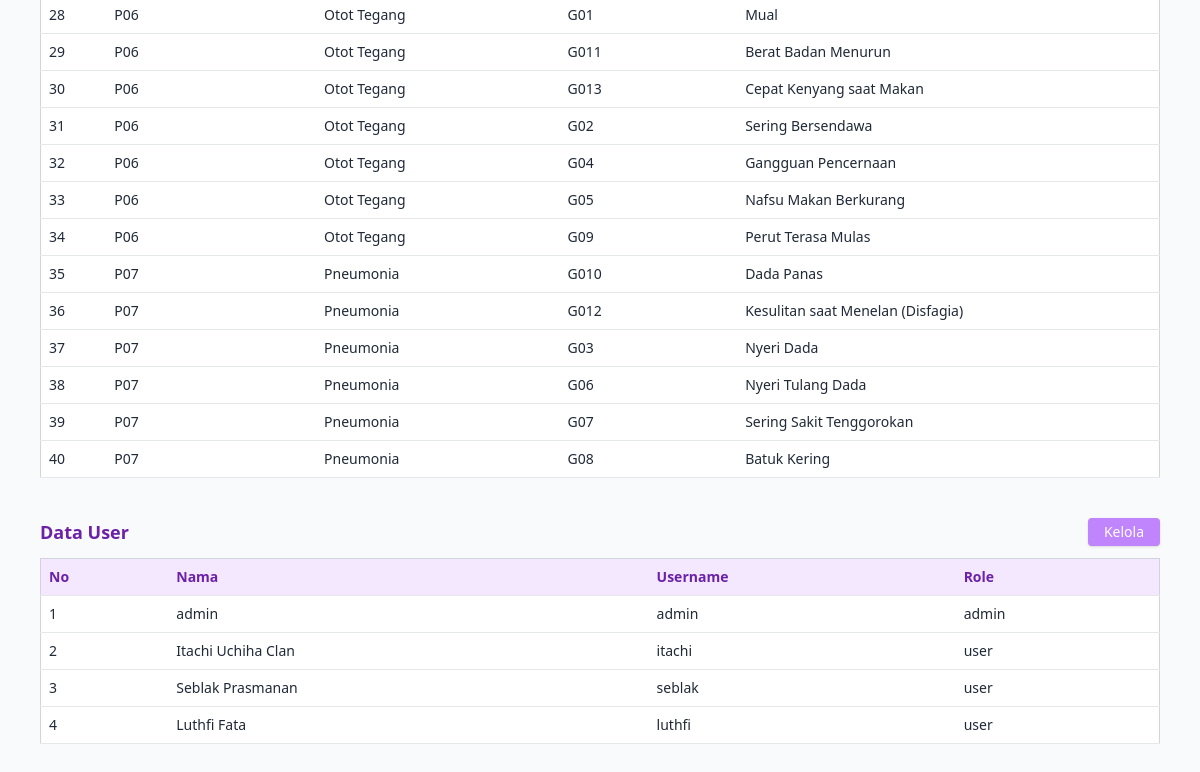
Page /Admin/dashboard_admin.php (signed in, lower part) on the earlier database version.
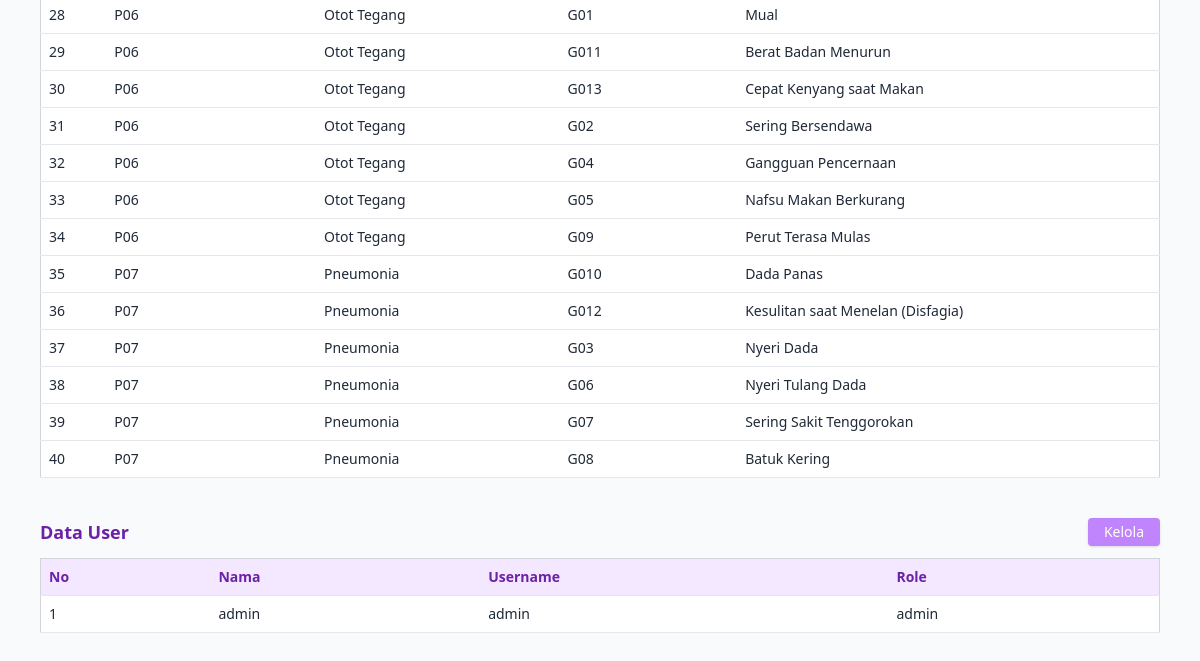
Same page on the later database version.
### tables this page shows
CREATE TABLE `penyakit_gejala` (
  `id` int NOT NULL,
  `kode_penyakit` varchar(10) DEFAULT NULL,
  `kode_gejala` varchar(10) DEFAULT NULL
);

CREATE TABLE `penyakit` (
  `kode_penyakit` varchar(10) NOT NULL,
  `nama_penyakit` varchar(100) NOT NULL,
  `deskripsi` text,
  `solusi` text
);

CREATE TABLE `gejala` (
  `kode_gejala` varchar(10) NOT NULL,
  `nama_gejala` varchar(255) NOT NULL
);

CREATE TABLE `user` (
  `id_user` int NOT NULL,
  `nama` varchar(100) NOT NULL,
  `username` varchar(50) NOT NULL,
  `password` varchar(255) NOT NULL,
  `role` enum('admin','user') NOT NULL
);

### Admin/dashboard_admin.php (the view, shortened to what this page needs)
<?php
    include '../Auth/connect.php';
    $gejala = [];
    $resultGejala = $conn->query("SELECT * FROM gejala ORDER BY kode_gejala ASC");
    while ($row = $resultGejala->fetch_assoc()) {
        $gejala[] = $row;
    }
    $resultUser = $conn->query("SELECT * FROM user ORDER BY id_user ASC");
    $penyakitGejala = [];
    $resultPenyakitGejala = $conn->query("
        SELECT
            pg.id,
            pg.kode_penyakit,
            pg.kode_gejala,
            p.nama_penyakit,
            g.nama_gejala
        FROM penyakit_gejala pg
        LEFT JOIN penyakit p ON pg.kode_penyakit = p.kode_penyakit
        LEFT JOIN gejala g ON pg.kode_gejala = g.kode_gejala
        ORDER BY pg.kode_penyakit ASC, pg.kode_gejala ASC
    ");
    while ($row = $resultPenyakitGejala->fetch_assoc()) {
        $penyakitGejala[] = $row;
    }
?>
<!DOCTYPE html>
<html lang="id">
    <head>
        <script src="https://cdn.tailwindcss.com"></script>
    </head>
    <body class="bg-gray-50 text-gray-800">
        <div class="max-w-6xl mx-auto px-4 py-6">
            <?php
            function render_section($title, $data, $headers, $link, $columns) {
                echo '
                <div class="mb-10">
                    <div class="flex items-center justify-between mb-3">
                        <h2 class="text-lg font-bold text-purple-800">' . $title . '</h2>
                        <a href="' . $link . '" class="bg-purple-400 hover:bg-purple-500 text-white px-4 py-1 rounded shadow text-sm">Kelola</a>
                    </div>
                    <div class="overflow-x-auto">
                        <table class="min-w-full bg-white border border-gray-300 shadow-sm rounded">
                            <thead class="bg-purple-100 text-purple-800">
                                <tr>';
                foreach ($headers as $head) {
                    echo '<th class="p-2 border-b text-left text-sm">' . $head . '</th>';
                }
                echo '</tr></thead><tbody>';
                foreach ($data as $i => $row) {
                    echo '<tr class="hover:bg-purple-50">';
                    echo '<td class="p-2 border-b text-sm">' . ($i + 1) . '</td>';
                    foreach ($columns as $col) {
                        echo '<td class="p-2 border-b text-sm">' . htmlspecialchars($row[$col]) . '</td>';
                    }
                    echo '</tr>';
                }
                echo '</tbody></table></div></div>';
            }
            function render_penyakit_gejala_section($title, $data, $headers, $link) {
                echo '
                <div class="mb-10">
                    <div class="flex items-center justify-between mb-3">
                        <h2 class="text-lg font-bold text-purple-800">' . $title . '</h2>
                        <a href="' . $link . '" class="bg-purple-400 hover:bg-purple-500 text-white px-4 py-1 rounded shadow text-sm">Kelola</a>
                    </div>
                    <div class="overflow-x-auto">
                        <table class="min-w-full bg-white border border-gray-300 shadow-sm rounded">
                            <thead class="bg-purple-100 text-purple-800">
                                <tr>';
                echo '</tr></thead><tbody>';
                foreach ($data as $i => $row) {
                    echo '<tr class="hover:bg-purple-50">';
                    echo '<td class="p-2 border-b text-sm">' . ($i + 1) . '</td>';
                    echo '<td class="p-2 border-b text-sm">' . htmlspecialchars($row['kode_penyakit']) . '</td>';
                    echo '<td class="p-2 border-b text-sm">' . htmlspecialchars($row['nama_penyakit'] ?? '-') . '</td>';
                    echo '<td class="p-2 border-b text-sm">' . htmlspecialchars($row['kode_gejala']) . '</td>';
                    echo '<td class="p-2 border-b text-sm">' . htmlspecialchars($row['nama_gejala'] ?? '-') . '</td>';
                    echo '</tr>';
                }
                echo '</tbody></table></div></div>';
            }
            render_section('Data Gejala', $gejala, ['No', 'Kode Gejala', 'Nama Gejala'], 'gejala.php', ['kode_gejala', 'nama_gejala']);
            render_penyakit_gejala_section('Data Aturan Penyakit-Gejala', $penyakitGejala, ['No', 'Kode Penyakit', 'Nama Penyakit', 'Kode Gejala', 'Nama Gejala'], 'penyakit_gejala.php');
            ?>
        </div>
    </body>
</html>

Differences in the rows shown:
removed user: nama "Itachi Uchiha Clan", username "itachi", role "user"
removed user: nama "Seblak Prasmanan", username "seblak", role "user"
removed user: nama "Luthfi Fata", username "luthfi", role "user"
